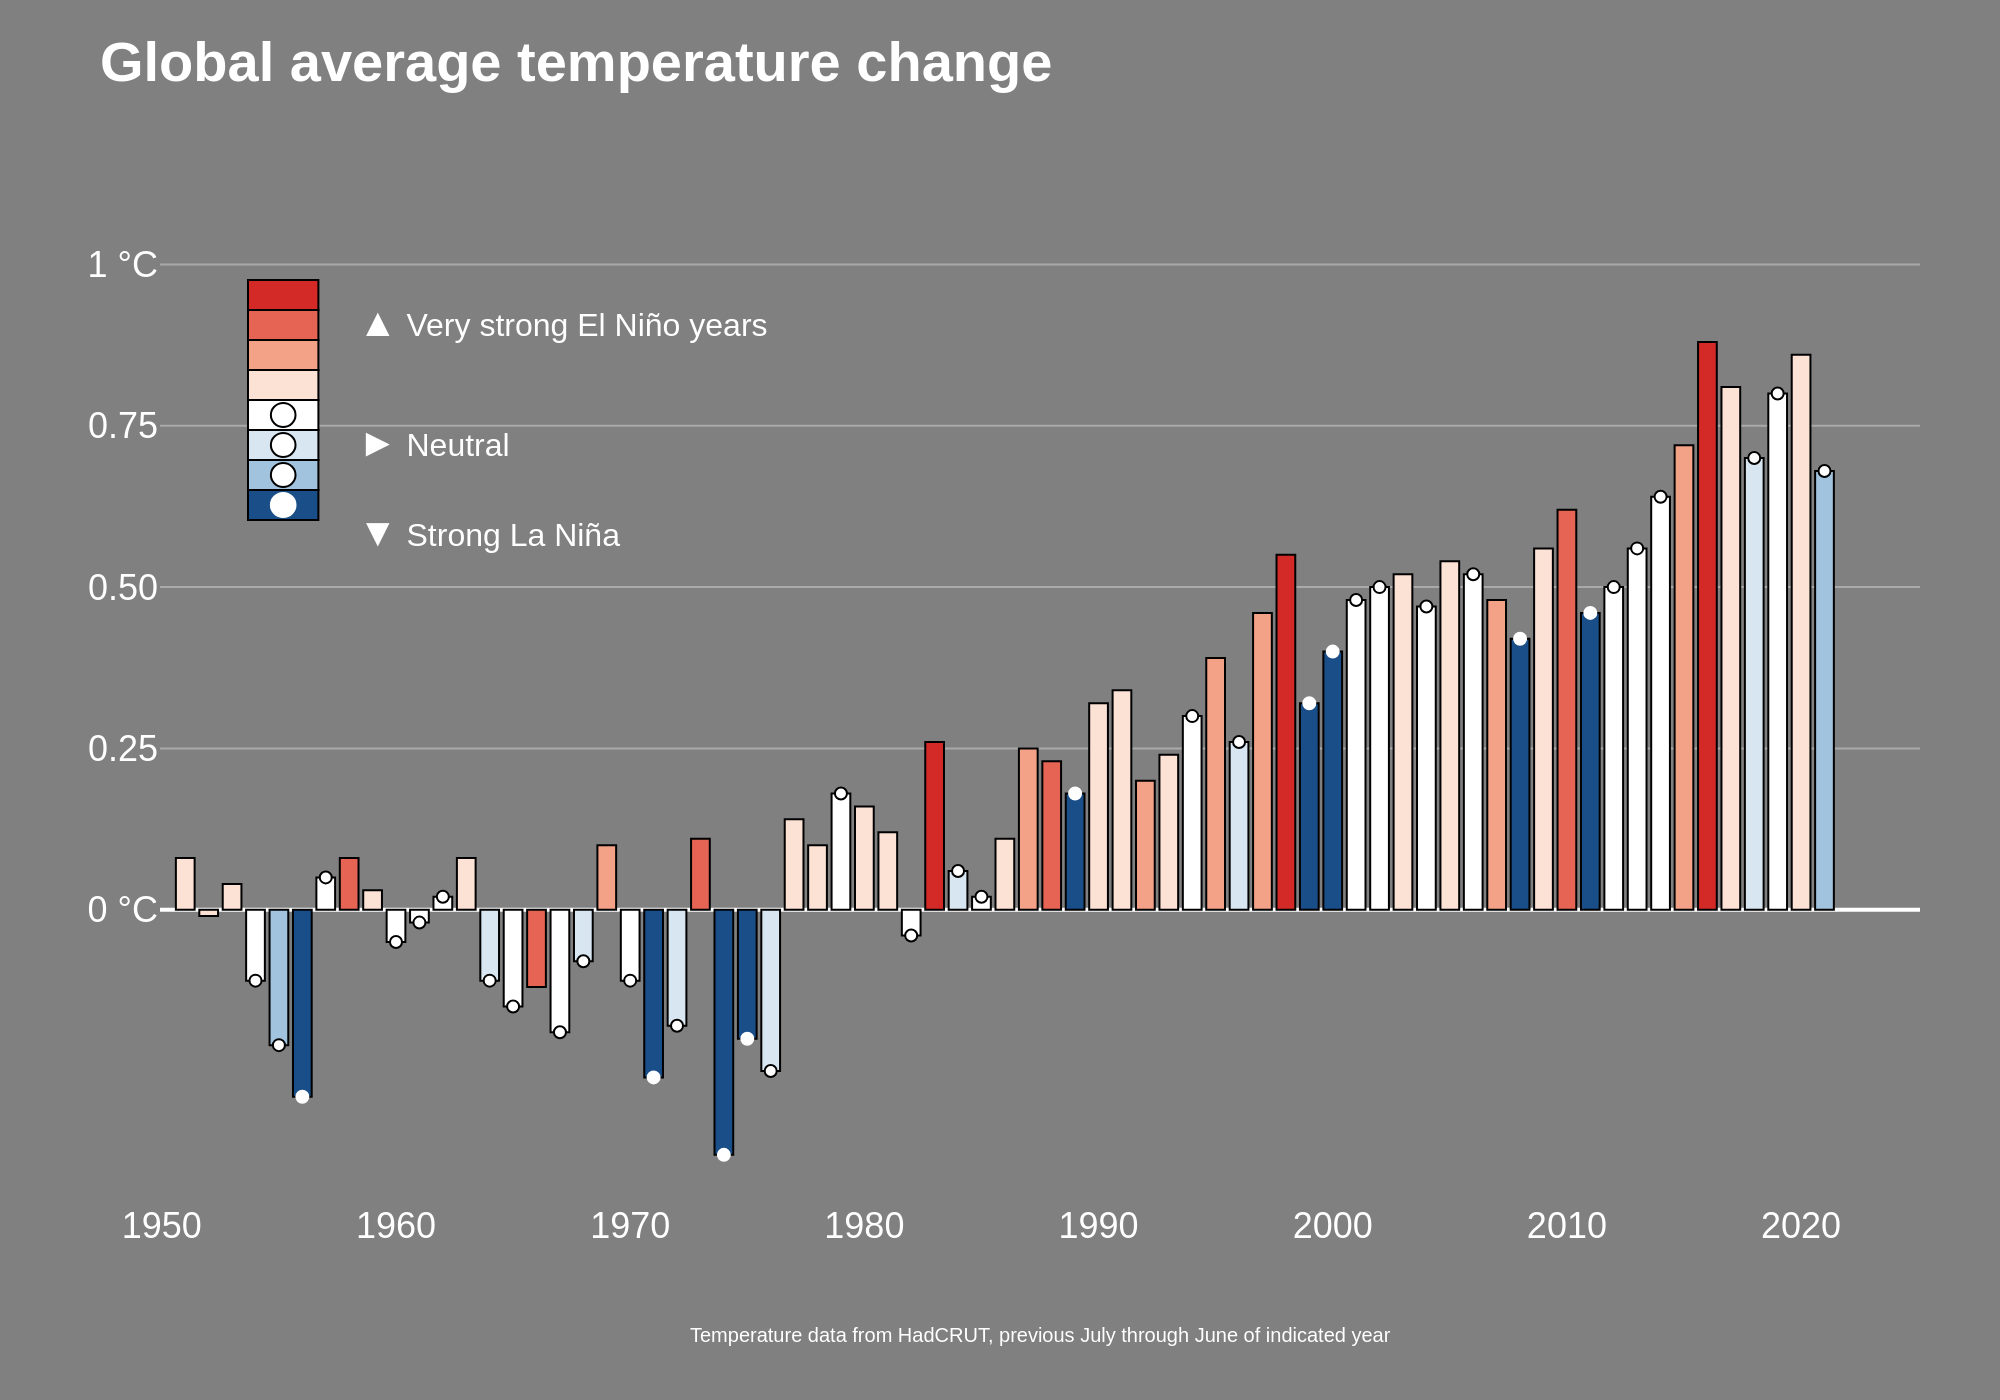

The Python source for this figure:
import sys
import json
import os
import plotly.graph_objects as go

def main():
    if len(sys.argv) != 2:
        print(f"Usage: python {os.path.basename(__file__)} <path_to_json_file>")
        sys.exit(1)

    json_path = sys.argv[1]
    if not os.path.exists(json_path):
        print(f"Error: File not found at {json_path}")
        sys.exit(1)

    base_name = os.path.splitext(os.path.basename(json_path))[0]
    output_filename = f"{base_name}.png"

    with open(json_path, 'r', encoding='utf-8') as f:
        chart_info = json.load(f)

    data = chart_info['chart_data']
    texts = chart_info['texts']
    colors = chart_info['colors']
    
    x_values = [d['x'] for d in data]
    y_values = [d['y'] for d in data]
    bar_colors = [colors['category_colors'][d['category']] for d in data]

    fig = go.Figure()

    # Main bar chart trace
    fig.add_trace(go.Bar(
        x=x_values,
        y=y_values,
        marker_color=bar_colors,
        marker_line_color=colors['bar_outline'],
        marker_line_width=1,
        showlegend=False
    ))
    
    # Scatter trace for solid white circles on 'Strong La Niña' bars
    solid_circle_x = [d['x'] for d in data if d['category'] == 'Strong La Niña']
    solid_circle_y = [d['y'] for d in data if d['category'] == 'Strong La Niña']
    fig.add_trace(go.Scatter(
        x=solid_circle_x,
        y=solid_circle_y,
        mode='markers',
        marker=dict(symbol='circle', color='white', size=6, line=dict(color='white', width=1)),
        showlegend=False
    ))

    # Scatter trace for hollow circles on other bars
    hollow_categories = ['Neutral', 'Weak La Niña', 'Moderate La Niña']
    hollow_circle_x = [d['x'] for d in data if d['category'] in hollow_categories]
    hollow_circle_y = [d['y'] for d in data if d['category'] in hollow_categories]
    fig.add_trace(go.Scatter(
        x=hollow_circle_x,
        y=hollow_circle_y,
        mode='markers',
        marker=dict(symbol='circle', color='white', size=6, line=dict(color=colors['bar_outline'], width=1)),
        showlegend=False
    ))
    
    # --- Custom Legend ---
    legend_shapes = []
    legend_annotations = []

    legend_swatch_colors = [
        colors['category_colors']['Very Strong El Niño'],
        colors['category_colors']['Strong El Niño'],
        colors['category_colors']['Moderate El Niño'],
        colors['category_colors']['Weak El Niño'],
        colors['category_colors']['Neutral'],
        colors['category_colors']['Weak La Niña'],
        colors['category_colors']['Moderate La Niña'],
        colors['category_colors']['Strong La Niña'],
    ]
    
    leg_x0, leg_y1 = 0.05, 0.92
    leg_w, leg_h = 0.04, 0.03
    
    for i, color in enumerate(legend_swatch_colors):
        y0 = leg_y1 - (i + 1) * leg_h
        y1 = leg_y1 - i * leg_h
        legend_shapes.append(
            dict(type="rect", xref="paper", yref="paper", x0=leg_x0, y0=y0, x1=leg_x0 + leg_w, y1=y1,
                 fillcolor=color, line=dict(color=colors['bar_outline'], width=1))
        )

    # Add circles to legend swatches
    circle_indices = [4, 5, 6, 7] # Neutral, Weak La Niña, Mod La Niña, Strong La Niña
    for i in circle_indices:
        y_center = leg_y1 - i * leg_h - leg_h / 2
        x_center = leg_x0 + leg_w / 2
        is_strong_la_nina = (i == 7)
        legend_shapes.append(
            dict(type="circle", xref="paper", yref="paper", x0=x_center-0.007, y0=y_center-0.012, x1=x_center+0.007, y1=y_center+0.012,
                 fillcolor='white', line=dict(color=colors['bar_outline'] if not is_strong_la_nina else 'white', width=1))
        )

    # Add legend text annotations
    leg_text_x = leg_x0 + leg_w + 0.02
    legend_annotations.extend([
        dict(xref="paper", yref="paper", x=leg_text_x, y=leg_y1 - 0.5 * leg_h,
             text=f"<span style='font-size: 20px;'>▲</span> {texts['legend_labels']['el_nino']}",
             align="left", showarrow=False, font=dict(family="Arial", size=16, color=colors['text_color'])),
        dict(xref="paper", yref="paper", x=leg_text_x, y=leg_y1 - 4.5 * leg_h,
             text=f"<span style='font-size: 20px;'>►</span> {texts['legend_labels']['neutral']}",
             align="left", showarrow=False, font=dict(family="Arial", size=16, color=colors['text_color'])),
        dict(xref="paper", yref="paper", x=leg_text_x, y=leg_y1 - 7.5 * leg_h,
             text=f"<span style='font-size: 20px;'>▼</span> {texts['legend_labels']['la_nina']}",
             align="left", showarrow=False, font=dict(family="Arial", size=16, color=colors['text_color']))
    ])

    # Add source annotation
    legend_annotations.append(
        dict(xref="paper", yref="paper", x=0.5, y=-0.15,
             text=texts['source'], showarrow=False,
             font=dict(family="Arial", size=10, color=colors['text_color']))
    )

    fig.update_layout(
        title=dict(
            text=f"<b>{texts['title']}</b>",
            y=0.97, x=0.05, xanchor='left', yanchor='top',
            font=dict(family="Arial", size=28, color=colors['text_color'])
        ),
        xaxis=dict(
            tickvals=[1950, 1960, 1970, 1980, 1990, 2000, 2010, 2020],
            tickfont=dict(family="Arial", size=18, color=colors['text_color']),
            showgrid=False,
            zeroline=True,
            zerolinecolor=colors['text_color'],
            zerolinewidth=1
        ),
        yaxis=dict(
            range=[-0.45, 1.1],
            tickvals=[0, 0.25, 0.50, 0.75, 1.0],
            ticktext=['0 °C', '0.25', '0.50', '0.75', '1 °C'],
            tickfont=dict(family="Arial", size=18, color=colors['text_color']),
            gridcolor=colors['grid_lines'],
            zeroline=True,
            zerolinecolor=colors['text_color'],
            zerolinewidth=2
        ),
        plot_bgcolor=colors['plot_background'],
        paper_bgcolor=colors['plot_background'],
        showlegend=False,
        margin=dict(l=80, r=40, t=100, b=100),
        shapes=legend_shapes,
        annotations=legend_annotations,
        bargap=0.2
    )

    fig.write_image(output_filename, scale=2, width=1000, height=700)
    print(f"Chart saved to {output_filename}")

if __name__ == "__main__":
    main()
